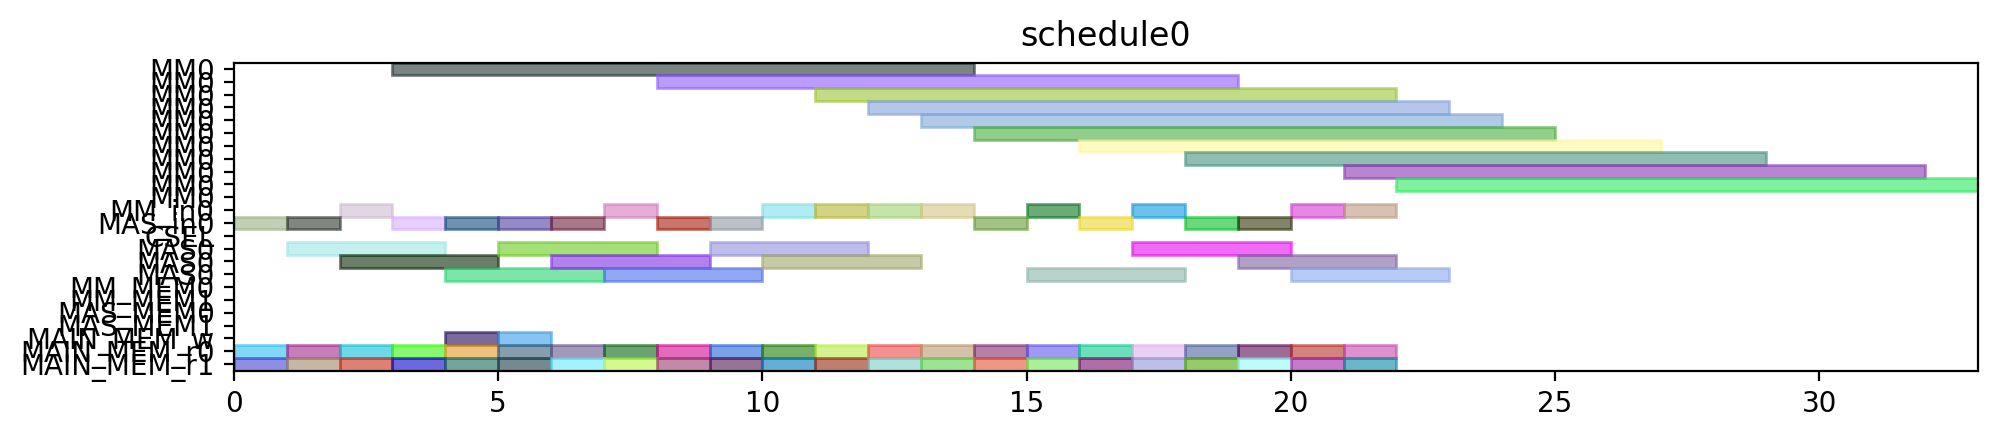

Recreate this plot in Python.
from pyschedule import Scenario, solvers, plotters, alt


def solve():
	horizon = 120
	S = Scenario("schedule0", horizon=horizon)

	# resource
	MM = S.Resources('MM', num=1, size=11)
	MM_in = S.Resources('MM_in', num=1)
	MAS_in = S.Resources('MAS_in', num=1)
	CSEL = S.Resource('CSEL')
	MAS = S.Resources('MAS', num=1, size=3, periods=range(1, horizon))
	MM_MEM = S.Resources('MM_MEM', num=2)
	MAS_MEM = S.Resources('MAS_MEM', num=2)
	MAIN_MEM_w = S.Resource('MAIN_MEM_w', size=1)
	MAIN_MEM_r = S.Resources('MAIN_MEM_r', num=2)

	# result of previous scheduling

	# new tasks
	c10_t0 = S.Task('c10_t0', length=11, delay_cost=1)
	c10_t0 += alt(MM)
	c10_t0_in = S.Task('c10_t0_in', length=1, delay_cost=1)
	c10_t0_in += alt(MM_in)
	S += c10_t0_in*MM_in[0]<=c10_t0*MM[0]
	c10_t0_mem0 = S.Task('c10_t0_mem0', length=1, delay_cost=1)
	c10_t0_mem0 += MAIN_MEM_r[0]
	S += c10_t0_mem0 <= c10_t0

	c10_t0_mem1 = S.Task('c10_t0_mem1', length=1, delay_cost=1)
	c10_t0_mem1 += MAIN_MEM_r[1]
	S += c10_t0_mem1 <= c10_t0

	c10_t1 = S.Task('c10_t1', length=11, delay_cost=1)
	c10_t1 += alt(MM)
	c10_t1_in = S.Task('c10_t1_in', length=1, delay_cost=1)
	c10_t1_in += alt(MM_in)
	S += c10_t1_in*MM_in[0]<=c10_t1*MM[0]
	c10_t1_mem0 = S.Task('c10_t1_mem0', length=1, delay_cost=1)
	c10_t1_mem0 += MAIN_MEM_r[0]
	S += c10_t1_mem0 <= c10_t1

	c10_t1_mem1 = S.Task('c10_t1_mem1', length=1, delay_cost=1)
	c10_t1_mem1 += MAIN_MEM_r[1]
	S += c10_t1_mem1 <= c10_t1

	c10_t2 = S.Task('c10_t2', length=3, delay_cost=1)
	c10_t2 += alt(MAS)
	c10_t2_in = S.Task('c10_t2_in', length=1, delay_cost=1)
	c10_t2_in += alt(MAS_in)
	S += c10_t2_in*MAS_in[0]<=c10_t2*MAS[0]

	c10_t2_mem0 = S.Task('c10_t2_mem0', length=1, delay_cost=1)
	c10_t2_mem0 += MAIN_MEM_r[0]
	S += c10_t2_mem0 <= c10_t2

	c10_t2_mem1 = S.Task('c10_t2_mem1', length=1, delay_cost=1)
	c10_t2_mem1 += MAIN_MEM_r[1]
	S += c10_t2_mem1 <= c10_t2

	c10_t3 = S.Task('c10_t3', length=3, delay_cost=1)
	c10_t3 += alt(MAS)
	c10_t3_in = S.Task('c10_t3_in', length=1, delay_cost=1)
	c10_t3_in += alt(MAS_in)
	S += c10_t3_in*MAS_in[0]<=c10_t3*MAS[0]

	c10_t3_mem0 = S.Task('c10_t3_mem0', length=1, delay_cost=1)
	c10_t3_mem0 += MAIN_MEM_r[0]
	S += c10_t3_mem0 <= c10_t3

	c10_t3_mem1 = S.Task('c10_t3_mem1', length=1, delay_cost=1)
	c10_t3_mem1 += MAIN_MEM_r[1]
	S += c10_t3_mem1 <= c10_t3

	c20_t0 = S.Task('c20_t0', length=11, delay_cost=1)
	c20_t0 += alt(MM)
	c20_t0_in = S.Task('c20_t0_in', length=1, delay_cost=1)
	c20_t0_in += alt(MM_in)
	S += c20_t0_in*MM_in[0]<=c20_t0*MM[0]
	c20_t0_mem0 = S.Task('c20_t0_mem0', length=1, delay_cost=1)
	c20_t0_mem0 += MAIN_MEM_r[0]
	S += c20_t0_mem0 <= c20_t0

	c20_t0_mem1 = S.Task('c20_t0_mem1', length=1, delay_cost=1)
	c20_t0_mem1 += MAIN_MEM_r[1]
	S += c20_t0_mem1 <= c20_t0

	c20_t1 = S.Task('c20_t1', length=11, delay_cost=1)
	c20_t1 += alt(MM)
	c20_t1_in = S.Task('c20_t1_in', length=1, delay_cost=1)
	c20_t1_in += alt(MM_in)
	S += c20_t1_in*MM_in[0]<=c20_t1*MM[0]
	c20_t1_mem0 = S.Task('c20_t1_mem0', length=1, delay_cost=1)
	c20_t1_mem0 += MAIN_MEM_r[0]
	S += c20_t1_mem0 <= c20_t1

	c20_t1_mem1 = S.Task('c20_t1_mem1', length=1, delay_cost=1)
	c20_t1_mem1 += MAIN_MEM_r[1]
	S += c20_t1_mem1 <= c20_t1

	c20_t2 = S.Task('c20_t2', length=3, delay_cost=1)
	c20_t2 += alt(MAS)
	c20_t2_in = S.Task('c20_t2_in', length=1, delay_cost=1)
	c20_t2_in += alt(MAS_in)
	S += c20_t2_in*MAS_in[0]<=c20_t2*MAS[0]

	c20_t2_mem0 = S.Task('c20_t2_mem0', length=1, delay_cost=1)
	c20_t2_mem0 += MAIN_MEM_r[0]
	S += c20_t2_mem0 <= c20_t2

	c20_t2_mem1 = S.Task('c20_t2_mem1', length=1, delay_cost=1)
	c20_t2_mem1 += MAIN_MEM_r[1]
	S += c20_t2_mem1 <= c20_t2

	c20_t3 = S.Task('c20_t3', length=3, delay_cost=1)
	c20_t3 += alt(MAS)
	c20_t3_in = S.Task('c20_t3_in', length=1, delay_cost=1)
	c20_t3_in += alt(MAS_in)
	S += c20_t3_in*MAS_in[0]<=c20_t3*MAS[0]

	c20_t3_mem0 = S.Task('c20_t3_mem0', length=1, delay_cost=1)
	c20_t3_mem0 += MAIN_MEM_r[0]
	S += c20_t3_mem0 <= c20_t3

	c20_t3_mem1 = S.Task('c20_t3_mem1', length=1, delay_cost=1)
	c20_t3_mem1 += MAIN_MEM_r[1]
	S += c20_t3_mem1 <= c20_t3

	c01_t0 = S.Task('c01_t0', length=11, delay_cost=1)
	c01_t0 += alt(MM)
	c01_t0_in = S.Task('c01_t0_in', length=1, delay_cost=1)
	c01_t0_in += alt(MM_in)
	S += c01_t0_in*MM_in[0]<=c01_t0*MM[0]
	c01_t0_mem0 = S.Task('c01_t0_mem0', length=1, delay_cost=1)
	c01_t0_mem0 += MAIN_MEM_r[0]
	S += c01_t0_mem0 <= c01_t0

	c01_t0_mem1 = S.Task('c01_t0_mem1', length=1, delay_cost=1)
	c01_t0_mem1 += MAIN_MEM_r[1]
	S += c01_t0_mem1 <= c01_t0

	c01_t1 = S.Task('c01_t1', length=11, delay_cost=1)
	c01_t1 += alt(MM)
	c01_t1_in = S.Task('c01_t1_in', length=1, delay_cost=1)
	c01_t1_in += alt(MM_in)
	S += c01_t1_in*MM_in[0]<=c01_t1*MM[0]
	c01_t1_mem0 = S.Task('c01_t1_mem0', length=1, delay_cost=1)
	c01_t1_mem0 += MAIN_MEM_r[0]
	S += c01_t1_mem0 <= c01_t1

	c01_t1_mem1 = S.Task('c01_t1_mem1', length=1, delay_cost=1)
	c01_t1_mem1 += MAIN_MEM_r[1]
	S += c01_t1_mem1 <= c01_t1

	c01_t2 = S.Task('c01_t2', length=3, delay_cost=1)
	c01_t2 += alt(MAS)
	c01_t2_in = S.Task('c01_t2_in', length=1, delay_cost=1)
	c01_t2_in += alt(MAS_in)
	S += c01_t2_in*MAS_in[0]<=c01_t2*MAS[0]

	c01_t2_mem0 = S.Task('c01_t2_mem0', length=1, delay_cost=1)
	c01_t2_mem0 += MAIN_MEM_r[0]
	S += c01_t2_mem0 <= c01_t2

	c01_t2_mem1 = S.Task('c01_t2_mem1', length=1, delay_cost=1)
	c01_t2_mem1 += MAIN_MEM_r[1]
	S += c01_t2_mem1 <= c01_t2

	c01_t3 = S.Task('c01_t3', length=3, delay_cost=1)
	c01_t3 += alt(MAS)
	c01_t3_in = S.Task('c01_t3_in', length=1, delay_cost=1)
	c01_t3_in += alt(MAS_in)
	S += c01_t3_in*MAS_in[0]<=c01_t3*MAS[0]

	c01_t3_mem0 = S.Task('c01_t3_mem0', length=1, delay_cost=1)
	c01_t3_mem0 += MAIN_MEM_r[0]
	S += c01_t3_mem0 <= c01_t3

	c01_t3_mem1 = S.Task('c01_t3_mem1', length=1, delay_cost=1)
	c01_t3_mem1 += MAIN_MEM_r[1]
	S += c01_t3_mem1 <= c01_t3

	c11_t0 = S.Task('c11_t0', length=11, delay_cost=1)
	c11_t0 += alt(MM)
	c11_t0_in = S.Task('c11_t0_in', length=1, delay_cost=1)
	c11_t0_in += alt(MM_in)
	S += c11_t0_in*MM_in[0]<=c11_t0*MM[0]
	c11_t0_mem0 = S.Task('c11_t0_mem0', length=1, delay_cost=1)
	c11_t0_mem0 += MAIN_MEM_r[0]
	S += c11_t0_mem0 <= c11_t0

	c11_t0_mem1 = S.Task('c11_t0_mem1', length=1, delay_cost=1)
	c11_t0_mem1 += MAIN_MEM_r[1]
	S += c11_t0_mem1 <= c11_t0

	c11_t1 = S.Task('c11_t1', length=11, delay_cost=1)
	c11_t1 += alt(MM)
	c11_t1_in = S.Task('c11_t1_in', length=1, delay_cost=1)
	c11_t1_in += alt(MM_in)
	S += c11_t1_in*MM_in[0]<=c11_t1*MM[0]
	c11_t1_mem0 = S.Task('c11_t1_mem0', length=1, delay_cost=1)
	c11_t1_mem0 += MAIN_MEM_r[0]
	S += c11_t1_mem0 <= c11_t1

	c11_t1_mem1 = S.Task('c11_t1_mem1', length=1, delay_cost=1)
	c11_t1_mem1 += MAIN_MEM_r[1]
	S += c11_t1_mem1 <= c11_t1

	c11_t2 = S.Task('c11_t2', length=3, delay_cost=1)
	c11_t2 += alt(MAS)
	c11_t2_in = S.Task('c11_t2_in', length=1, delay_cost=1)
	c11_t2_in += alt(MAS_in)
	S += c11_t2_in*MAS_in[0]<=c11_t2*MAS[0]

	c11_t2_mem0 = S.Task('c11_t2_mem0', length=1, delay_cost=1)
	c11_t2_mem0 += MAIN_MEM_r[0]
	S += c11_t2_mem0 <= c11_t2

	c11_t2_mem1 = S.Task('c11_t2_mem1', length=1, delay_cost=1)
	c11_t2_mem1 += MAIN_MEM_r[1]
	S += c11_t2_mem1 <= c11_t2

	c11_t3 = S.Task('c11_t3', length=3, delay_cost=1)
	c11_t3 += alt(MAS)
	c11_t3_in = S.Task('c11_t3_in', length=1, delay_cost=1)
	c11_t3_in += alt(MAS_in)
	S += c11_t3_in*MAS_in[0]<=c11_t3*MAS[0]

	c11_t3_mem0 = S.Task('c11_t3_mem0', length=1, delay_cost=1)
	c11_t3_mem0 += MAIN_MEM_r[0]
	S += c11_t3_mem0 <= c11_t3

	c11_t3_mem1 = S.Task('c11_t3_mem1', length=1, delay_cost=1)
	c11_t3_mem1 += MAIN_MEM_r[1]
	S += c11_t3_mem1 <= c11_t3

	c21_t0 = S.Task('c21_t0', length=11, delay_cost=1)
	c21_t0 += alt(MM)
	c21_t0_in = S.Task('c21_t0_in', length=1, delay_cost=1)
	c21_t0_in += alt(MM_in)
	S += c21_t0_in*MM_in[0]<=c21_t0*MM[0]
	c21_t0_mem0 = S.Task('c21_t0_mem0', length=1, delay_cost=1)
	c21_t0_mem0 += MAIN_MEM_r[0]
	S += c21_t0_mem0 <= c21_t0

	c21_t0_mem1 = S.Task('c21_t0_mem1', length=1, delay_cost=1)
	c21_t0_mem1 += MAIN_MEM_r[1]
	S += c21_t0_mem1 <= c21_t0

	c21_t1 = S.Task('c21_t1', length=11, delay_cost=1)
	c21_t1 += alt(MM)
	c21_t1_in = S.Task('c21_t1_in', length=1, delay_cost=1)
	c21_t1_in += alt(MM_in)
	S += c21_t1_in*MM_in[0]<=c21_t1*MM[0]
	c21_t1_mem0 = S.Task('c21_t1_mem0', length=1, delay_cost=1)
	c21_t1_mem0 += MAIN_MEM_r[0]
	S += c21_t1_mem0 <= c21_t1

	c21_t1_mem1 = S.Task('c21_t1_mem1', length=1, delay_cost=1)
	c21_t1_mem1 += MAIN_MEM_r[1]
	S += c21_t1_mem1 <= c21_t1

	c21_t2 = S.Task('c21_t2', length=3, delay_cost=1)
	c21_t2 += alt(MAS)
	c21_t2_in = S.Task('c21_t2_in', length=1, delay_cost=1)
	c21_t2_in += alt(MAS_in)
	S += c21_t2_in*MAS_in[0]<=c21_t2*MAS[0]

	c21_t2_mem0 = S.Task('c21_t2_mem0', length=1, delay_cost=1)
	c21_t2_mem0 += MAIN_MEM_r[0]
	S += c21_t2_mem0 <= c21_t2

	c21_t2_mem1 = S.Task('c21_t2_mem1', length=1, delay_cost=1)
	c21_t2_mem1 += MAIN_MEM_r[1]
	S += c21_t2_mem1 <= c21_t2

	c21_t3 = S.Task('c21_t3', length=3, delay_cost=1)
	c21_t3 += alt(MAS)
	c21_t3_in = S.Task('c21_t3_in', length=1, delay_cost=1)
	c21_t3_in += alt(MAS_in)
	S += c21_t3_in*MAS_in[0]<=c21_t3*MAS[0]

	c21_t3_mem0 = S.Task('c21_t3_mem0', length=1, delay_cost=1)
	c21_t3_mem0 += MAIN_MEM_r[0]
	S += c21_t3_mem0 <= c21_t3

	c21_t3_mem1 = S.Task('c21_t3_mem1', length=1, delay_cost=1)
	c21_t3_mem1 += MAIN_MEM_r[1]
	S += c21_t3_mem1 <= c21_t3

	c000 = S.Task('c000', length=3, delay_cost=1)
	c000 += alt(MAS)
	c000_in = S.Task('c000_in', length=1, delay_cost=1)
	c000_in += alt(MAS_in)
	S += c000_in*MAS_in[0]<=c000*MAS[0]

	S += 0<c000

	c000_w = S.Task('c000_w', length=1, delay_cost=1)
	c000_w += alt(MAIN_MEM_w)
	S += c000 <= c000_w

	c000_mem0 = S.Task('c000_mem0', length=1, delay_cost=1)
	c000_mem0 += MAIN_MEM_r[0]
	S += c000_mem0 <= c000

	c000_mem1 = S.Task('c000_mem1', length=1, delay_cost=1)
	c000_mem1 += MAIN_MEM_r[1]
	S += c000_mem1 <= c000

	c001 = S.Task('c001', length=3, delay_cost=1)
	c001 += alt(MAS)
	c001_in = S.Task('c001_in', length=1, delay_cost=1)
	c001_in += alt(MAS_in)
	S += c001_in*MAS_in[0]<=c001*MAS[0]

	S += 0<c001

	c001_w = S.Task('c001_w', length=1, delay_cost=1)
	c001_w += alt(MAIN_MEM_w)
	S += c001 <= c001_w

	c001_mem0 = S.Task('c001_mem0', length=1, delay_cost=1)
	c001_mem0 += MAIN_MEM_r[0]
	S += c001_mem0 <= c001

	c001_mem1 = S.Task('c001_mem1', length=1, delay_cost=1)
	c001_mem1 += MAIN_MEM_r[1]
	S += c001_mem1 <= c001

	solvers.mip.solve(S,msg=1,kind='CPLEX',ratio_gap=1.01)

	solution = [['hoge']*len(S.solution()[1]) for i in range(len(S.solution()))]
	for i in range(len(S.solution())):
		for j in range(len(S.solution()[i])):
			solution[i][j]=str(S.solution()[i][j])
	print(solution)

	cycles = int(solution[-1][3])

	pic_file_name = "/mnt/rose/usr1/fukuda/ABE/multiRAM_multiMAS_16mux/scheduling_result/stage11MM1_stage3MAS1/FROB/schedule0.png"
	if(S.solution() != []):
		plotters.matplotlib.plot(S,img_filename=pic_file_name, show_task_labels=False, fig_size=(cycles*0.25+3, 2))

	return solution
